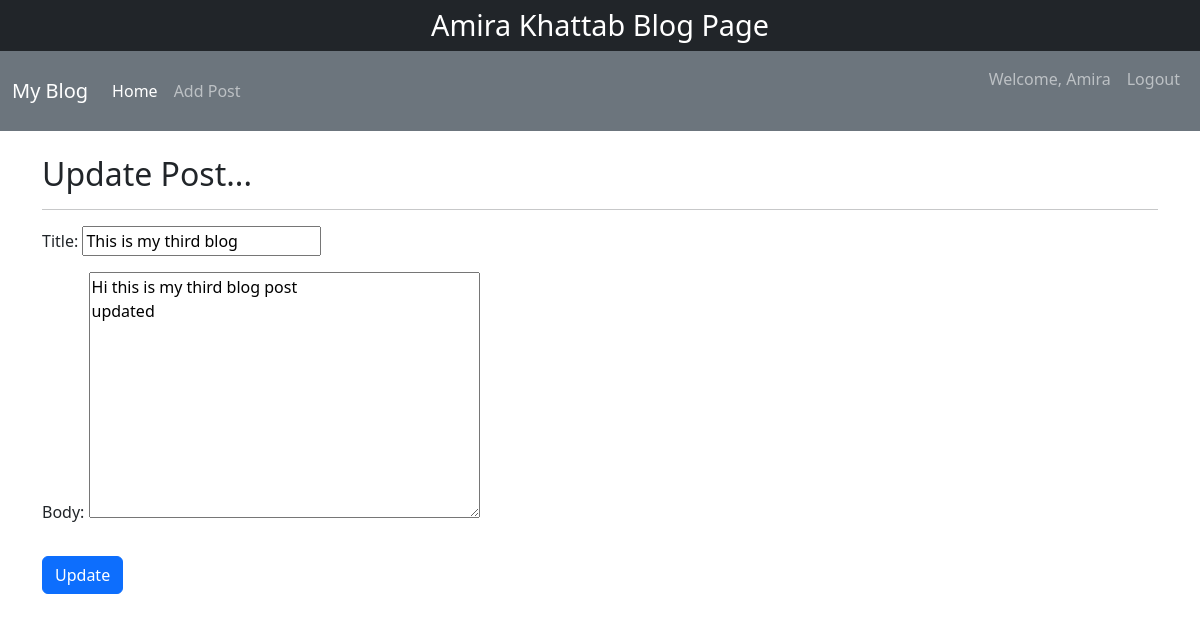
Screenshot of /article/edit/3 (signed in) with the database file from the repository.
### theblog/models.py (models this page shows, shortened)
class Post(models.Model):
    title=models.CharField(max_length=255)
    title_blog=models.CharField(max_length=255, default="Blog")
    author= models.ForeignKey(User,on_delete=models.CASCADE)
    body=models.TextField()
    image = models.ImageField(upload_to='blog_images/', blank=True, null=True)
    date=models.DateTimeField(default=timezone.now)

### theblog/views.py (the view)
# urls.py: path('article/edit/<int:pk>', UpdatePostView.as_view(), name= 'update_post'),
class UpdatePostView(UpdateView):
    model = Post
    template_name = 'update_post.html'
    fields=['title','body']

### theblog/templates/update_post.html (shortened to what this page needs)
{% extends 'base.html' %}
{% block content %}
{% if user.is_authenticated %}
  <h2>Update Post...</h2>
  <hr/>
  <form method="POST" enctype="multipart/form-data">
    {{ form.as_p }}
    <button type="submit" class="btn btn-primary mt-3">Update</button>
  </form>
{% else %}
  You're not allowed here!
{% endif %}
{% endblock %}

### theblog/templates/base.html (shortened to what this page needs)
<!doctype html>
<html lang="en">
  <head>
    <link href="https://cdn.jsdelivr.net/npm/bootstrap@5.3.8/dist/css/bootstrap.min.css" rel="stylesheet">
  </head>
  <body>
    <div class="bg-dark text-white text-center py-2">
      <h1 class="m-0" style="font-size: 1.8rem;">Amira Khattab Blog Page</h1>
    </div>
    <nav class="navbar navbar-expand-lg navbar-dark bg-secondary">
      <div class="container-fluid">
        <a class="navbar-brand" href="{% url 'home' %}">My Blog</a>
        <div class="collapse navbar-collapse" id="navbarSupportedContent">
          <ul class="navbar-nav me-auto mb-2 mb-lg-0">
            <li class="nav-item">
              <a class="nav-link active" href="{% url 'home' %}">Home</a>
            </li>
            {% if user.is_authenticated %}
            <li class="nav-item">
              <a class="nav-link" href="{% url 'add_post' %}">Add Post</a>
            </li>
            {% endif %}
          </ul>
          <ul class="navbar-nav ms-auto mb-2 mb-lg-0">
            {% if user.is_authenticated %}
              <li class="nav-item">
                <span class="navbar-text me-2 d-block mb-4">Welcome, {{ user.username }}</span>
              </li>
              <li class="nav-item">
                <a href="{% url 'logout' %}" class="nav-link">Logout</a>
              </li>
            {% endif %}
          </ul>
        </div>
      </div>
    </nav>
    <br>
    <div class="container">
      {% block content %}
      {% endblock %}
    </div>
  </body>
</html>

### rows the page displays
Post: title "This is my third blog", body "Hi this is my third blog post updated"

### other values shown
{{ user.username }} "Amira"
